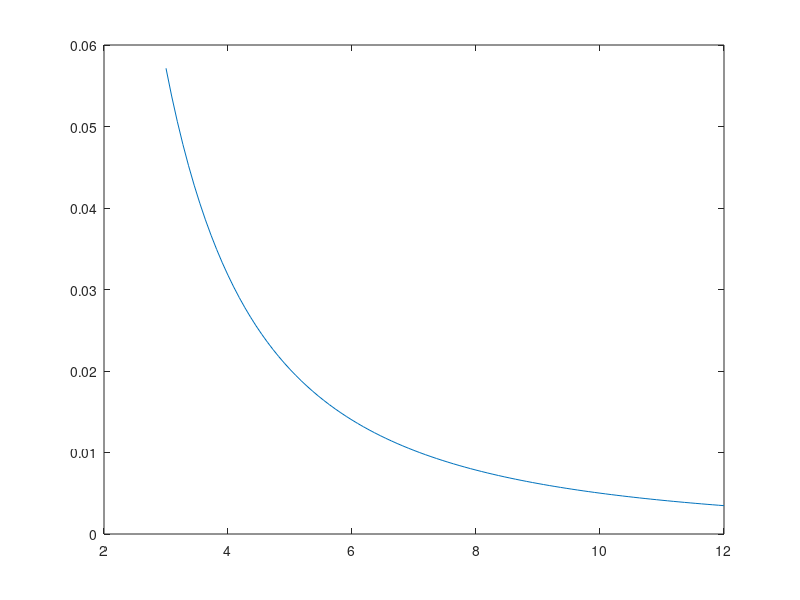

Source code (MATLAB):
velocity = linspace(3, 12, 100);
deltaS = 0.5;
deltaT = deltaS./velocity;
uT = (deltaS./(velocity - 0.5)) - (deltaS./(velocity + 0.5));
plot(velocity, uT);
